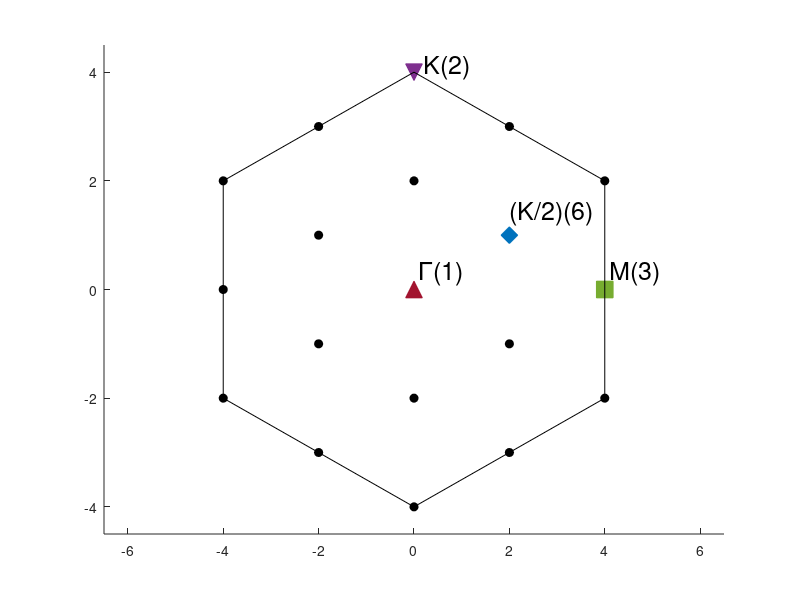

Write the MATLAB code that produced this figure.
function BZdiagram()
    figure; hold on;
    plot([0,0,0],[-4,-2,2],'o','MarkerFaceColor','k','MarkerEdgeColor','k');
    plot(0,0,'^','MarkerFaceColor',[0.6350 0.0780 0.1840],'MarkerEdgeColor',[0.6350 0.0780 0.1840],'MarkerSize',12);
    plot(2,1,'diamond','MarkerFaceColor',[0 0.4470 0.7410],'MarkerEdgeColor',[0 0.4470 0.7410],'MarkerSize',12);
    plot(4,0,'square','MarkerEdgeColor',[0.4660 0.6740 0.1880],'MarkerFaceColor',[0.4660 0.6740 0.1880],'MarkerSize',12);
    plot(0,4,'v','MarkerEdgeColor',[0.4940 0.1840 0.5560],'MarkerFaceColor',[0.4940 0.1840 0.5560],'MarkerSize',12);
    plot([-2,-2,-2,-2],[-3,-1,1,3],'o','MarkerFaceColor','k','MarkerEdgeColor','k');
    plot([-4,-4,-4],[-2,0,2],'o','MarkerFaceColor','k','MarkerEdgeColor','k');
    plot([2,2,2],[-3,-1,3],'o','MarkerFaceColor','k','MarkerEdgeColor','k');
    plot([4,4],[-2,2],'o','MarkerFaceColor','k','MarkerEdgeColor','k');
    plot([-4,0],[2,4],'k-');
    plot([0,4],[4,2],'k-');
    plot([4,4],[2,-2],'k-');
    plot([4,0],[-2,-4],'k-');
    plot([0,-4],[-4,-2],'k-');
    plot([-4,-4],[-2,2],'k-');
    xlim([-6.5 6.5]);
    ylim([-4.5 4.5]);
    text(0.1,0.3,'\Gamma(1)','FontSize',18);
    text(2,1.4,'(K/2)(6)','FontSize',18);
    text(4.1,0.3,'M(3)','FontSize',18);
    text(0.2,4.1,'K(2)','FontSize',18);
end